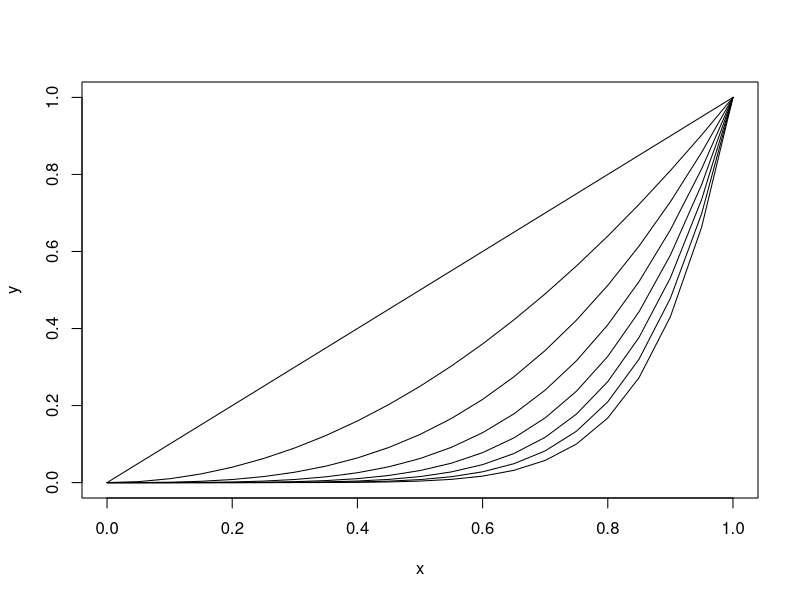

Reproduce this figure in R.
rm(list = ls())
gc()


y <- 12345
x <- y / 2
while (abs(x * x - y) > 1e-10) { # 0.000_000_0001
    x <- (x + y/x) / 2
}

x

x^2

cat("\n\n")

x <- y / 2
repeat {
    x <- (x + y / x) / 2
    if (abs(x * x - y) < 1e-10) break
}

x

cat("\n\n")

x <- seq(0, 1, .05)
plot(x, x, ylab = "y", type = "l")
for (j in 2:8) { # j: 2, 3, 4, 5, 6, 7, 8
    lines(x, x^j)
}
